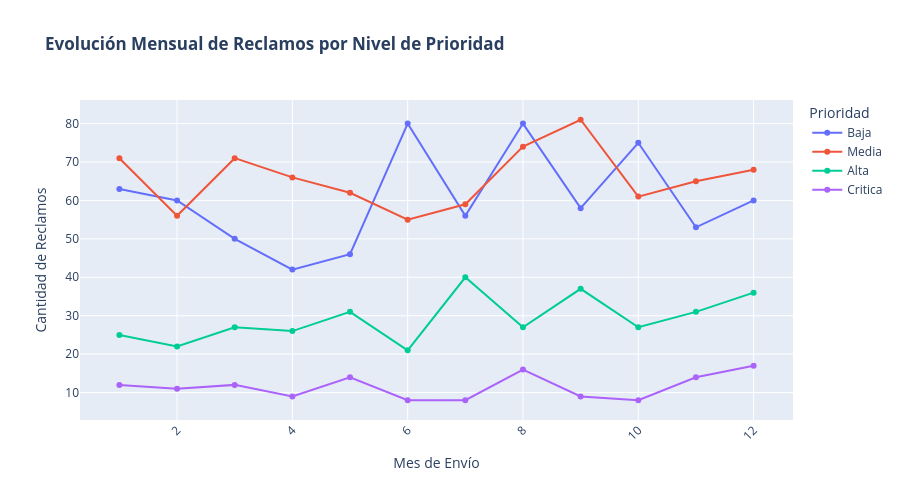

The notebook cell saved with this chart:
### Code cell
df['Fecha_Envío'] = df['Fecha_Envío'].astype('datetime64[ns]')
df['Fecha_Envio_Mes'] = df['Fecha_Envío'].dt.month

df_conteo_mensual = (
    df.groupby(['Fecha_Envio_Mes', 'Nivel_Prioridad']).size().reset_index(name='Cantidad_reclamos_mes')
)


orden_prioridades = ["Baja", "Media", "Alta", "Critica"]

fig_lineas = px.line(
    df_conteo_mensual,
    x="Fecha_Envio_Mes",
    y="Cantidad_reclamos_mes",
    color="Nivel_Prioridad",  # Crea una serie/línea por cada nivel de prioridad
    category_orders={"Nivel_Prioridad": orden_prioridades},
    title="<b>Evolución Mensual de Reclamos por Nivel de Prioridad</b>",
    labels={
        "Fecha_Envio_Mes": "Mes de Envío",
        "Cantidad_reclamos_mes": "Cantidad de Reclamos",
        "Nivel_Prioridad": "Prioridad",
    },
    markers=True,  # Agrega puntitos en cada mes para que sea más fácil leer los valores precisos
)

# 4. Ajustes de diseño
fig_lineas.update_layout(
    width=900,
    height=500,
    xaxis_tickangle=-45,  # Inclina los meses para que no se encimen en el eje X
)

fig_lineas.show()

### Figure 1 — Plotly figure (JSON) as saved in the notebook; plotly's stock layout.template omitted (floating-point values rounded to 4 significant figures)
{"data": [{"hovertemplate": "Prioridad=Baja<br>Mes de Envío=%{x}<br>Cantidad de Reclamos=%{y}<extra></extra>", "legendgroup": "Baja", "line": {"color": "#636efa", "dash": "solid"}, "marker": {"symbol": "circle"}, "mode": "lines+markers", "name": "Baja", "orientation": "v", "showlegend": true, "type": "scatter", "x": [1, 2, 3, 4, 5, 6, 7, 8, 9, 10, 11, 12], "xaxis": "x", "y": [63, 60, 50, 42, 46, 80, 56, 80, 58, 75, 53, 60], "yaxis": "y"}, {"hovertemplate": "Prioridad=Media<br>Mes de Envío=%{x}<br>Cantidad de Reclamos=%{y}<extra></extra>", "legendgroup": "Media", "line": {"color": "#EF553B", "dash": "solid"}, "marker": {"symbol": "circle"}, "mode": "lines+markers", "name": "Media", "orientation": "v", "showlegend": true, "type": "scatter", "x": [1, 2, 3, 4, 5, 6, 7, 8, 9, 10, 11, 12], "xaxis": "x", "y": [71, 56, 71, 66, 62, 55, 59, 74, 81, 61, 65, 68], "yaxis": "y"}, {"hovertemplate": "Prioridad=Alta<br>Mes de Envío=%{x}<br>Cantidad de Reclamos=%{y}<extra></extra>", "legendgroup": "Alta", "line": {"color": "#00cc96", "dash": "solid"}, "marker": {"symbol": "circle"}, "mode": "lines+markers", "name": "Alta", "orientation": "v", "showlegend": true, "type": "scatter", "x": [1, 2, 3, 4, 5, 6, 7, 8, 9, 10, 11, 12], "xaxis": "x", "y": [25, 22, 27, 26, 31, 21, 40, 27, 37, 27, 31, 36], "yaxis": "y"}, {"hovertemplate": "Prioridad=Critica<br>Mes de Envío=%{x}<br>Cantidad de Reclamos=%{y}<extra></extra>", "legendgroup": "Critica", "line": {"color": "#ab63fa", "dash": "solid"}, "marker": {"symbol": "circle"}, "mode": "lines+markers", "name": "Critica", "orientation": "v", "showlegend": true, "type": "scatter", "x": [1, 2, 3, 4, 5, 6, 7, 8, 9, 10, 11, 12], "xaxis": "x", "y": [12, 11, 12, 9, 14, 8, 8, 16, 9, 8, 14, 17], "yaxis": "y"}], "layout": {"height": 500, "legend": {"title": {"text": "Prioridad"}, "tracegroupgap": 0}, "title": {"text": "<b>Evolución Mensual de Reclamos por Nivel de Prioridad</b>"}, "width": 900, "xaxis": {"anchor": "y", "domain": [0, 1], "tickangle": -45, "title": {"text": "Mes de Envío"}}, "yaxis": {"anchor": "x", "domain": [0, 1], "title": {"text": "Cantidad de Reclamos"}}}}
